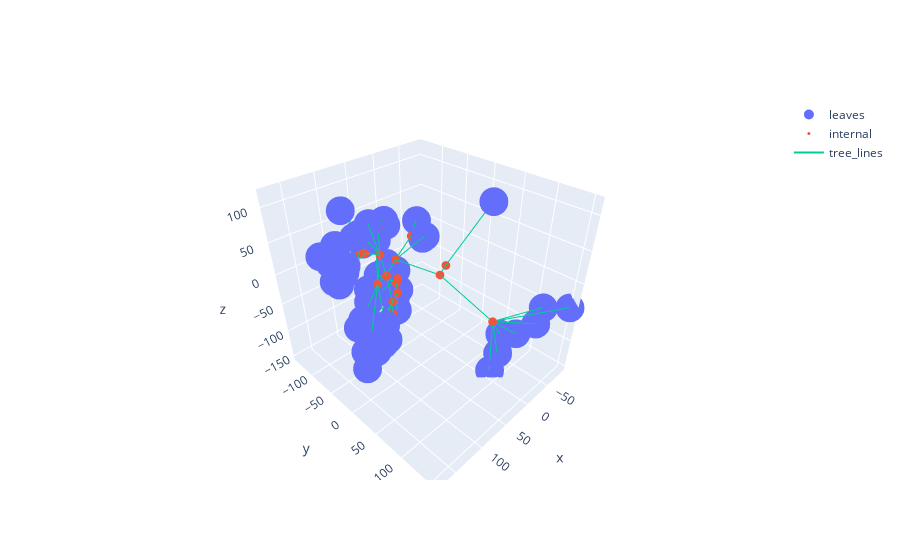

Write notebook code for a chart like this one.
### Code cell
import plotly.express as px
import plotly.graph_objects as go

trace0 = go.Scatter3d( x = dfL.x , y = dfL.y, z = dfL.z,
                      mode='markers',
                      marker= {'size': 10},
                      hovertemplate='%{text}',
                      text = dfL.index,
                      name='leaves')
trace1 = go.Scatter3d( x = dfI.x , y = dfI.y, z = dfI.z,
                      mode='markers', 
                      marker= {'size': 3},
                      name = 'internal')


trace2 = go.Scatter3d(
    x=x_lines,
    y=y_lines,
    z=z_lines,
    mode='lines',
    name='tree_lines'
)



fig = go.Figure(data=[trace0,trace1, trace2])


fig['layout']['scene']['aspectmode'] = "data"
fig.write_html('tmp5.html')
fig

### Figure 1 — Plotly figure (JSON) as saved in the notebook; plotly's stock layout.template omitted (floating-point values rounded to 4 significant figures; data arrays with more than 128 entries replaced by an {"elided": "..."} marker saying what was removed)
{"data": [{"hovertemplate": "%{text}", "marker": {"size": 10}, "mode": "markers", "name": "leaves", "text": ["Microchiroptera", "Pteropodidae", "Feliformia", "Ursidae", "Mustelidae", "Otariidae", "Procyonidae", "Canidae", "Mephitidae", "Phocidae", "Ailurus", "Odobenus", "Ruminantia", "Whippomorpha", "Suina", "Camelidae", "Soricidae", "Talpidae", "Erinaceidae", "Solenodon", "Perissodactyla", "Manis", "Muroidea", "Dipodidae", "Anomaluromorpha", "Hystricomorpha", "Sciuridae", "Gliridae", "Heteromyidae", "Geomyidae", "Castor", "Lagomorpha", "Catarrhini", "Platyrrhini", "Tarsiidae", "Lemuriformes", "Galagidae", "Lorisidae", "Daubentonia", "Galeopterus", "Tupaia", "Pilosa", "Cingulata", "Afrotheria", "Diprotodontia", "Dasyuromorphia", "Peramelemorphia", "Caenolestidae", "Didelphidae", "Dromiciops", "Notoryctes", "Monotremata"], "type": "scatter3d", "x": [18.67, 11.52, 101.0, 153.0, 150.8, 149.0, 147.2, 141.3, 163.2, 147.6, 172.9, 159.2, 63.16, 59.38, 111.3, 97.59, 137.3, 127.0, 17.18, 174.1, 53.43, 86.86, 8.886, 2.114, 21.33, 27.57, 54.34, -1.073, -16.46, -14.88, 47.65, 32.13, 108.3, 110.9, 112.0, 74.59, 82.48, 81.47, 79.17, 143.9, 143.3, -49.41, -67.36, -46.11, -27.15, -41.76, -19.4, -62.01, -70.29, -87.21, -7.72, -8.212], "y": [-110.2, -114.7, -72.17, -41.19, -25.45, -68.08, -26.93, -55.59, -21.2, -61.11, -15.97, -63.22, -116.3, -111.5, -90.58, -125.7, -18.81, 15.27, -133.3, 44.87, -101.8, -117.3, -103.8, -102.2, -89.72, -122.0, -114.6, -133.7, -129.1, -138.4, -126.5, -73.14, -41.01, -29.5, -68.57, -61.88, -49.5, -39.39, -72.68, -9.863, -10.56, -111.7, -116.7, -88.85, 83.96, 101.3, 89.2, 119.1, 121.8, 152.5, 86.32, 66.16], "z": [38.05, 25.56, 55.98, 27.46, 46.12, 49.82, 52.59, 67.13, 35.94, 40.76, 47.68, 55.5, 29.18, 13.55, -7.067, 2.004, -30.35, -25.0, -5.288, -10.56, 48.28, 74.01, -80.55, -91.3, -93.81, -60.51, -71.22, -55.77, -73.92, -87.96, -105.5, -101.7, -97.25, -110.6, -88.5, -106.6, -127.0, -112.1, -144.5, -107.8, -77.08, 12.98, -28.1, -5.461, -91.93, -89.66, -121.1, -73.07, -46.91, -39.53, -150.1, 115.5]}, {"marker": {"size": 3}, "mode": "markers", "name": "internal", "type": "scatter3d", "x": [0, 18.51, 28.63, -3.436, 59.99, -33.45, 61.76, 66.63, 28.65, 102.7, 70.23, 91.65, 31.94, 67.64, 122.8, 18.59, 78.14, 64.05, 8.352, 23.18, 7.322, 97.12, 76.27], "y": [0, 6.221, -74.9, 86.17, -59.39, -107.0, -69.1, -40.78, -110.8, -59.28, -91.84, -39.8, -69.4, -40.48, -40.51, -87.56, -37.94, -45.99, -98.87, -105.7, -96.72, -34.26, -43.76], "z": [0, -4.623, -10.57, -54.24, -16.78, -7.417, 14.26, -50.22, 29.11, 38.48, 10.2, -7.086, -66.21, -71.33, 38.63, -63.69, -69.86, -91.48, -80.01, -57.25, -64.73, -90.6, -110.3]}, {"mode": "lines", "name": "tree_lines", "type": "scatter3d", "x": {"elided": "222 float values"}, "y": {"elided": "222 float values"}, "z": {"elided": "222 float values"}}], "layout": {"scene": {"aspectmode": "data"}}}
